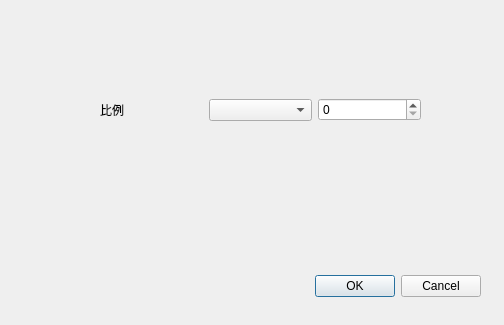
<?xml version="1.0" encoding="UTF-8"?>
<ui version="4.0">
 <class>FilterStockByStockDlg</class>
 <widget class="QDialog" name="FilterStockByStockDlg">
  <property name="geometry">
   <rect>
    <x>0</x>
    <y>0</y>
    <width>504</width>
    <height>325</height>
   </rect>
  </property>
  <property name="windowTitle">
   <string>Dialog</string>
  </property>
  <widget class="QDialogButtonBox" name="buttonBox">
   <property name="geometry">
    <rect>
     <x>10</x>
     <y>270</y>
     <width>471</width>
     <height>32</height>
    </rect>
   </property>
   <property name="orientation">
    <enum>Qt::Horizontal</enum>
   </property>
   <property name="standardButtons">
    <set>QDialogButtonBox::Cancel|QDialogButtonBox::Ok</set>
   </property>
  </widget>
  <widget class="QWidget" name="horizontalLayoutWidget">
   <property name="geometry">
    <rect>
     <x>100</x>
     <y>70</y>
     <width>321</width>
     <height>80</height>
    </rect>
   </property>
   <layout class="QHBoxLayout" name="horizontalLayout">
    <item>
     <widget class="QLabel" name="label">
      <property name="text">
       <string>比例</string>
      </property>
     </widget>
    </item>
    <item>
     <widget class="QComboBox" name="comboBoxType">
      <property name="maxCount">
       <number>9</number>
      </property>
     </widget>
    </item>
    <item>
     <widget class="QSpinBox" name="spinBoxPercent"/>
    </item>
   </layout>
  </widget>
 </widget>
 <resources/>
 <connections>
  <connection>
   <sender>buttonBox</sender>
   <signal>accepted()</signal>
   <receiver>FilterStockByStockDlg</receiver>
   <slot>accept()</slot>
   <hints>
    <hint type="sourcelabel">
     <x>248</x>
     <y>254</y>
    </hint>
    <hint type="destinationlabel">
     <x>157</x>
     <y>274</y>
    </hint>
   </hints>
  </connection>
  <connection>
   <sender>buttonBox</sender>
   <signal>rejected()</signal>
   <receiver>FilterStockByStockDlg</receiver>
   <slot>reject()</slot>
   <hints>
    <hint type="sourcelabel">
     <x>316</x>
     <y>260</y>
    </hint>
    <hint type="destinationlabel">
     <x>286</x>
     <y>274</y>
    </hint>
   </hints>
  </connection>
 </connections>
</ui>
